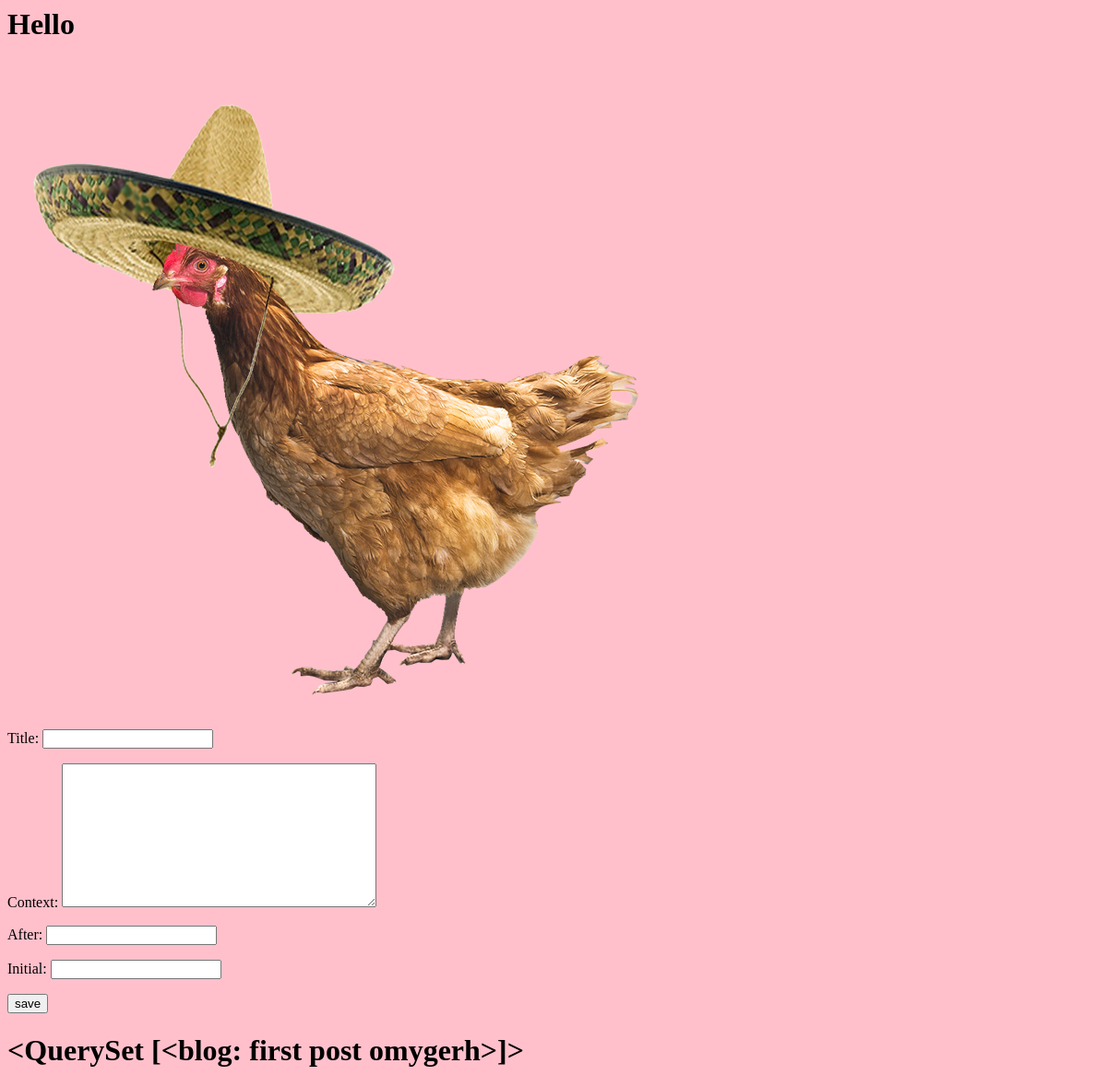
Before: / with the older database file.
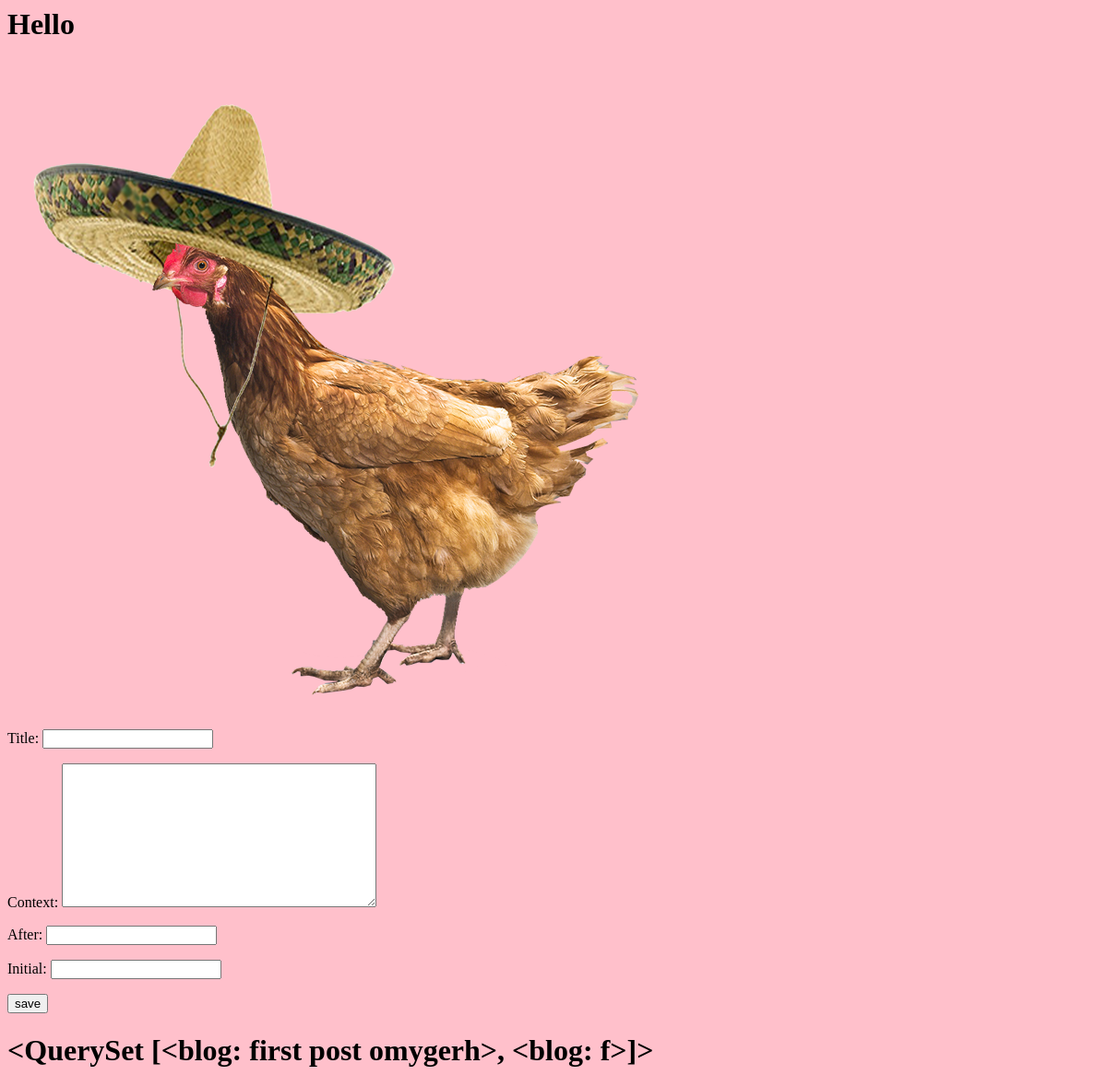
After: the same page with the newer database file.
### homepage/models.py (models this page shows)
class blog(models.Model):
    title = models.CharField(max_length = 100)
    context = models.TextField()
    after= models.DateTimeField()
    initial = models.DateTimeField()
    checklist = models.BinaryField(default = 'False')
    def __unicode__(self):
        return self.title

### homepage/views.py (the view)
# urls.py: 2. Add a URL to urlpatterns:  url(r'^$', views.home, name='home')
def home(request):
    all_objects = blog.objects.all()
    print all_objects
    template="home.html"
    form = BlogPosts(request.POST or None)
    if form.is_valid():
        variable = form.save(commit = False)
        variable.save()
    context={
        "formvar": form,
        "variable1": all_objects,
    }
    return render(request, template, context)

### homepage/forms.py
class BlogPosts(ModelForm):
    class Meta:
        model = blog
        exclude = ['']

### templates/home.html (shortened to what this page needs)
<body style = "background-color: pink">
<h1> Hello </h1>
<img src="lecture2/src/my_assets/chicken.png" alt="Chicken face">
<form method = 'POST' action = ''>{% csrf_token %}
    {{ formvar.as_p }}
<input type='submit' name='button1' value='save'/>
</form>
<h1> {{ variable1 }} </h1>
</body>

Changed rows visible on the page:
changed blog: title.title "<QuerySet [<blog: first post omygerh>]>" → "<QuerySet [<blog: first post omygerh>, <blog: f>]>"
